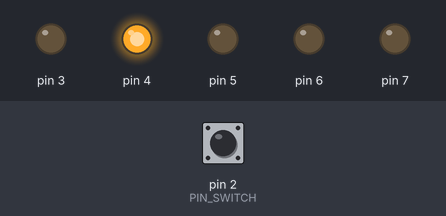
Recording of a sketch running on a simulated Arduino Uno, built with avr-gcc and run on an emulated ATmega328P. Shown: output pins drawn as LEDs (lit = HIGH). Dashed ring = blinking. The test bench sets the inputs (shaded band); at power-on: pin 2 (PIN_SWITCH) HIGH.

Above: at 0.37 s.
1.3 s: pin 2 (PIN_SWITCH) pulled LOW for 3.2 s
At 1.8 s:
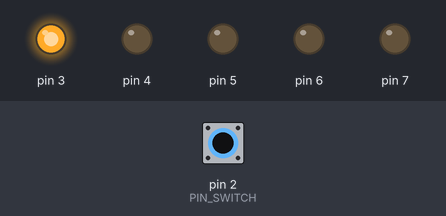
At 4.87 s:
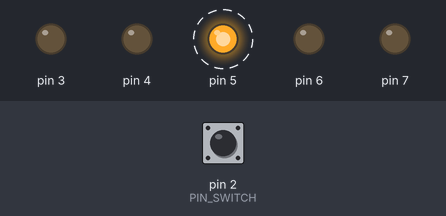
Timing chart, 0 to 12.0 s (numbered marks = the images above; inputs shaded):
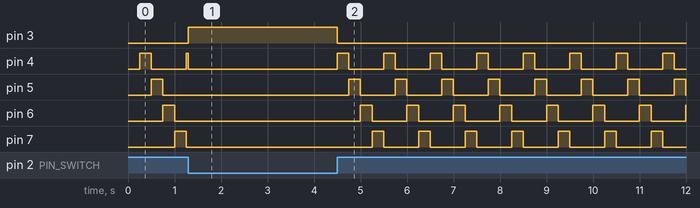

Measured:
- after the input at 1.3 s, pin 3: LOW → HIGH at once, → LOW 3.2 s later
- by itself, pin 4: repeats every 1.0 s: HIGH 0.25 s, LOW 0.75 s

The sketch:

SpaceshipInterface.ino
```cpp
class SpaceshipInterface{
  private:
    int greenPin;
    int redPins[4];
    int trackRedIndex;
    long speedLights;
    long previousMillis;

  public:
    SpaceshipInterface(int gPin, int red1, int red2, int red3, int red4){
      greenPin = gPin;
      redPins[0] = red1;
      redPins[1] = red2;
      redPins[2] = red3;
      redPins[3] = red4;

      trackRedIndex = 0;
      speedLights = 250;
      previousMillis = 0;
    }

    void start(){
      pinMode(greenPin, OUTPUT);
      for(int i = 0; i < 4; i++){
        pinMode(redPins[i], OUTPUT);
      }
    }


    void stop(){
      digitalWrite(greenPin, HIGH);

      for(int i = 0; i < 4; i++){
        digitalWrite(redPins[i], LOW);
      }

      trackRedIndex = 0;
      previousMillis = 0;
    }

    void run(){
      digitalWrite(greenPin, LOW);

      long currentMillis = millis();

      if(currentMillis - previousMillis >= speedLights){

        previousMillis = currentMillis;

        for(int i=0; i<4; i++){
          digitalWrite(redPins[i], LOW);
        }

        digitalWrite(redPins[trackRedIndex], HIGH);

        trackRedIndex++;

        if(trackRedIndex >= 4){
          trackRedIndex = 0;
        }


      }
    }
};

SpaceshipInterface space(3, 4, 5, 6, 7);

const int PIN_SWITCH = 2;

void setup() {
 pinMode(PIN_SWITCH, INPUT);
 space.start();


}

void loop() {


  if(digitalRead(PIN_SWITCH) == LOW){
    space.stop();
  }
  else{
    space.run();
  }

}
```
